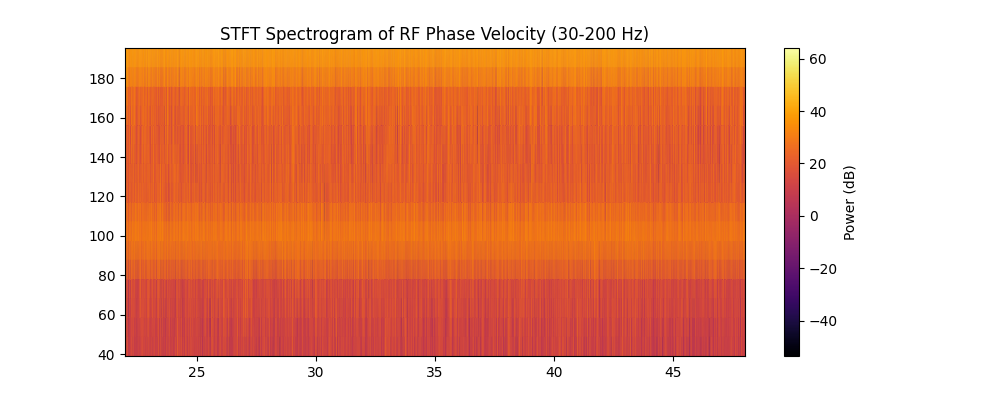

This figure's Python source:
"""
Test script to generate a Short-Time Fourier Transform (STFT) spectrogram
for RF Phase Velocity and check if it runs fast and looks clean.
"""
import h5py, os, numpy as np
import matplotlib.pyplot as plt
from scipy.signal import butter, sosfiltfilt, spectrogram, detrend

BASE  = r'd:\Bioview\My_RF_work_v1\data_new\data_latest'
FS_RF = 10000; FC = 0.9e9
SCALE = ((299_792_458.0 / FC) * 1000.0) / (4.0 * np.pi)

s = dict(sub_dir='Sub_1_Prof_kan', rec=6, k_on=27.53, k_off=43.33)

def bpf(x, lo, hi, fs, order=4):
    sos = butter(order, [lo, hi], btype='band', fs=fs, output='sos')
    return sosfiltfilt(sos, x)

def robust_phase(ic, qc):
    iq = ic + 1j*qc
    dp = np.angle(iq[1:] * np.conj(iq[:-1]))
    h, bins = np.histogram(dp, bins=512)
    co = bins[np.argmax(h)] + (bins[1]-bins[0])/2
    dp -= co
    iqr = np.percentile(dp, 75) - np.percentile(dp, 25)
    dp = np.clip(dp, -max(3*iqr, 0.01), max(3*iqr, 0.01))
    return detrend(np.insert(np.cumsum(dp), 0, 0.0), type='linear')

def fit_circle(x, y):
    A = np.column_stack([x, y, np.ones_like(x)])
    B = -(x**2 + y**2)
    r, *_ = np.linalg.lstsq(A, B, rcond=None)
    return -r[0]/2, -r[1]/2

# Load RF
rp = os.path.join(BASE, s['sub_dir'], f"Rec_{s['rec']}.h5")
with h5py.File(rp, 'r') as f: raw = f['data'][:]
ic, qc = -raw[0,:], raw[1,:]
xc, yc = fit_circle(ic, qc); ic -= xc; qc -= yc

phi = robust_phase(ic, qc)
vel_hi = np.append(np.diff(bpf(phi, 30, 200, FS_RF)) * FS_RF, 0.0) * SCALE

# Calculate STFT spectrogram
f, t_spec, Sxx = spectrogram(vel_hi, fs=FS_RF, nperseg=512, noverlap=460)

# Crop to 30 - 200 Hz
f_mask = (f >= 30) & (f <= 200)
f_crop = f[f_mask]
Sxx_crop = Sxx[f_mask, :]

plt.figure(figsize=(10, 4))
plt.pcolormesh(t_spec, f_crop, 10 * np.log10(Sxx_crop + 1e-12), shading='gouraud', cmap='inferno')
plt.colorbar(label='Power (dB)')
plt.xlim(22, 48)
plt.title("STFT Spectrogram of RF Phase Velocity (30-200 Hz)")
plt.savefig('d:\\Bioview\\My_RF_work_v1\\scratch\\debug_spectrogram.png')
print("Spectrogram saved successfully!")
